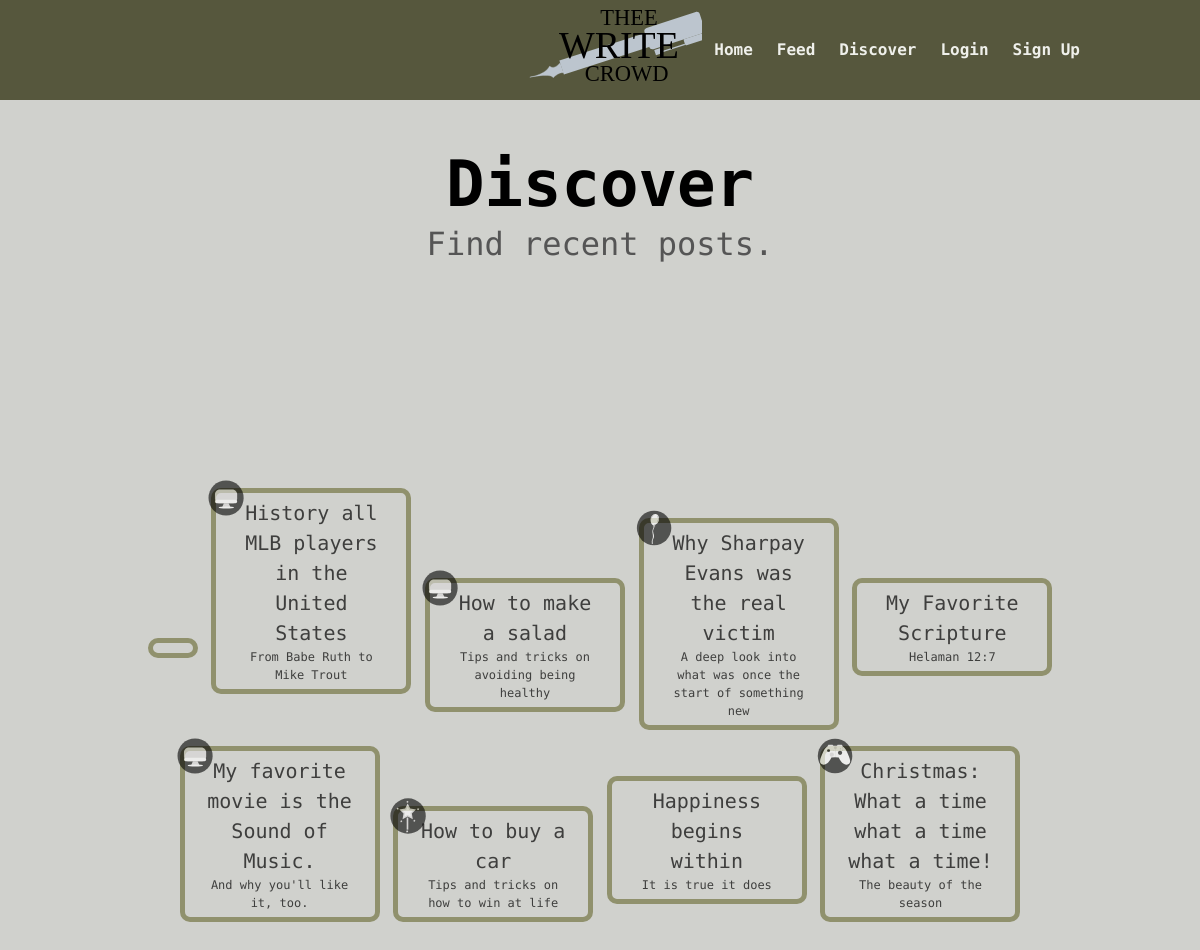
The app's page /discover with its own data.
### project/models.py (models this page shows, shortened)
class Post(UserMixin, db.Model):
    id = db.Column(db.Integer, primary_key=True, nullable=False)
    title = db.Column(db.String(10), nullable=False)
    subtitle = db.Column(db.String(32), nullable=False)
    body = db.Column(db.Text, nullable=False)
    timestamp = db.Column(db.DateTime, default=datetime.utcnow, nullable=False)
    wordcount = db.Column(db.Integer)
    user_id = db.Column(db.Integer, db.ForeignKey('user.id'))
    category = db.Column(db.String(12))

### project/main.py (the view)
@main.route('/discover')
def discover():
    page = request.args.get('page', 1, type=int)
    posts = Post.query.order_by(Post.timestamp.desc()).paginate(page=page, per_page=POSTS_PER_PAGE, error_out=False)
    next_url = url_for('main.discover', page=posts.next_num) \
        if posts.has_next else None
    prev_url = url_for('main.discover', page=posts.prev_num) \
        if posts.has_prev else None
    return render_template('discover.html', title='Home', user=current_user,
                           posts=posts.items, plen=len(posts.items), next_url=next_url,
                           prev_url=prev_url)

### project/templates/discover.html (shortened to what this page needs)
{% extends "base.html" %}
{% block content %}
    <h1 class="title" style="color:black;font-size:4em;">
      Discover
    </h1>
    <h2 class="subtitle" style="color:#555;font-size:2em;">
      Find recent posts.
    </h2>
    <br><br><br><br><br><br><br><br>
    {% for i in range(plen) %}
      {% include '_post.html' %}
    {% endfor %}
{% endblock %}

### project/templates/_post.html (shortened to what this page needs)
<a class="post" href="{{ url_for('main.post_page',p=posts[i].id) }}">
    <table>
        <tr style="font-size: 1.25em;">
            <td><h2>{{ posts[i].title }}</h1></td>
        </tr>
        <tr style="font-size: 0.75em;">
            <td><h1>{{ posts[i].subtitle }}</h1></td>
        </tr>
        {% if posts[i].category=='bio' %}
            <img class="cat-ico" src="{{ url_for('static', filename='bw_icons/bio.svg') }}"/>
        {% endif %}
        {% if posts[i].category=='blog' %}
            <img class="cat-ico" src="{{ url_for('static', filename='bw_icons/blog.svg') }}"/>
        {% endif %}
        {% if posts[i].category=='fantasy' %}
            <img class="cat-ico" src="{{ url_for('static', filename='bw_icons/fantasy.svg') }}"/>
        {% endif %}
        {% if posts[i].category=='thriller' %}
            <img class="cat-ico" src="{{ url_for('static', filename='bw_icons/thriller.svg') }}"/>
        {% endif %}
        {% if posts[i].category=='young_adult' %}
            <img class="cat-ico" src="{{ url_for('static', filename='bw_icons/young_adult.svg') }}"/>
        {% endif %}
    </table>
</a>

### records on screen
Post: title "History all MLB players in the United States", subtitle "From Babe Ruth to Mike Trout"
Post: title "How to make a salad", subtitle "Tips and tricks on avoiding being healthy"
Post: title "Why Sharpay Evans was the real victim", subtitle "A deep look into what was once the start of something new", category "thriller" (drawn)
Post: title "My Favorite Scripture", subtitle "Helaman 12:7"
Post: title "My favorite movie is the Sound of Music.", subtitle "And why you'll like it, too."
Post: title "How to buy a car", subtitle "Tips and tricks on how to win at life", category "fantasy" (drawn)
Post: title "Happiness begins within", subtitle "It is true it does"
Post: title "Christmas: What a time what a time what a time!", subtitle "The beauty of the season", category "young_adult" (drawn)
